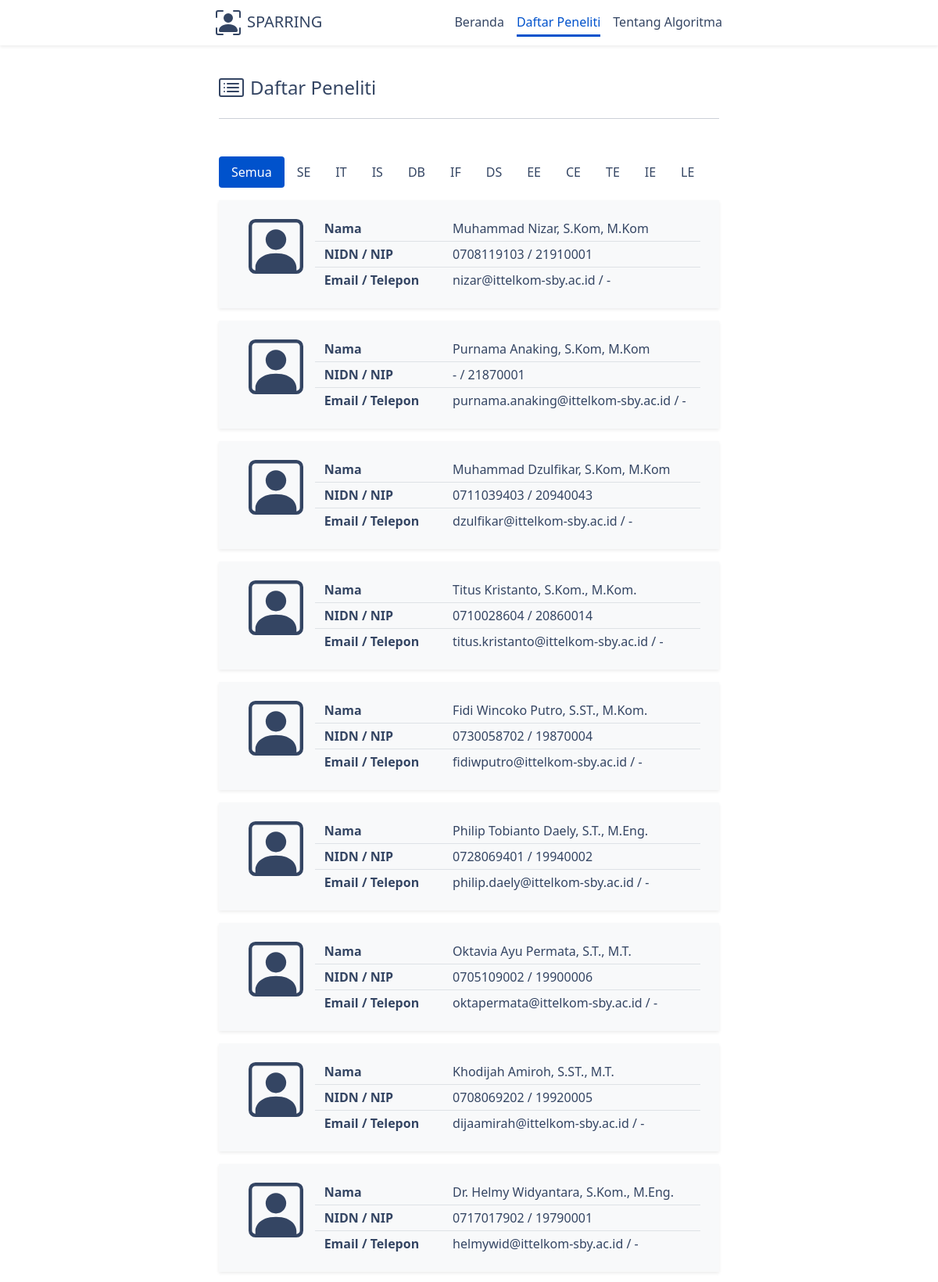
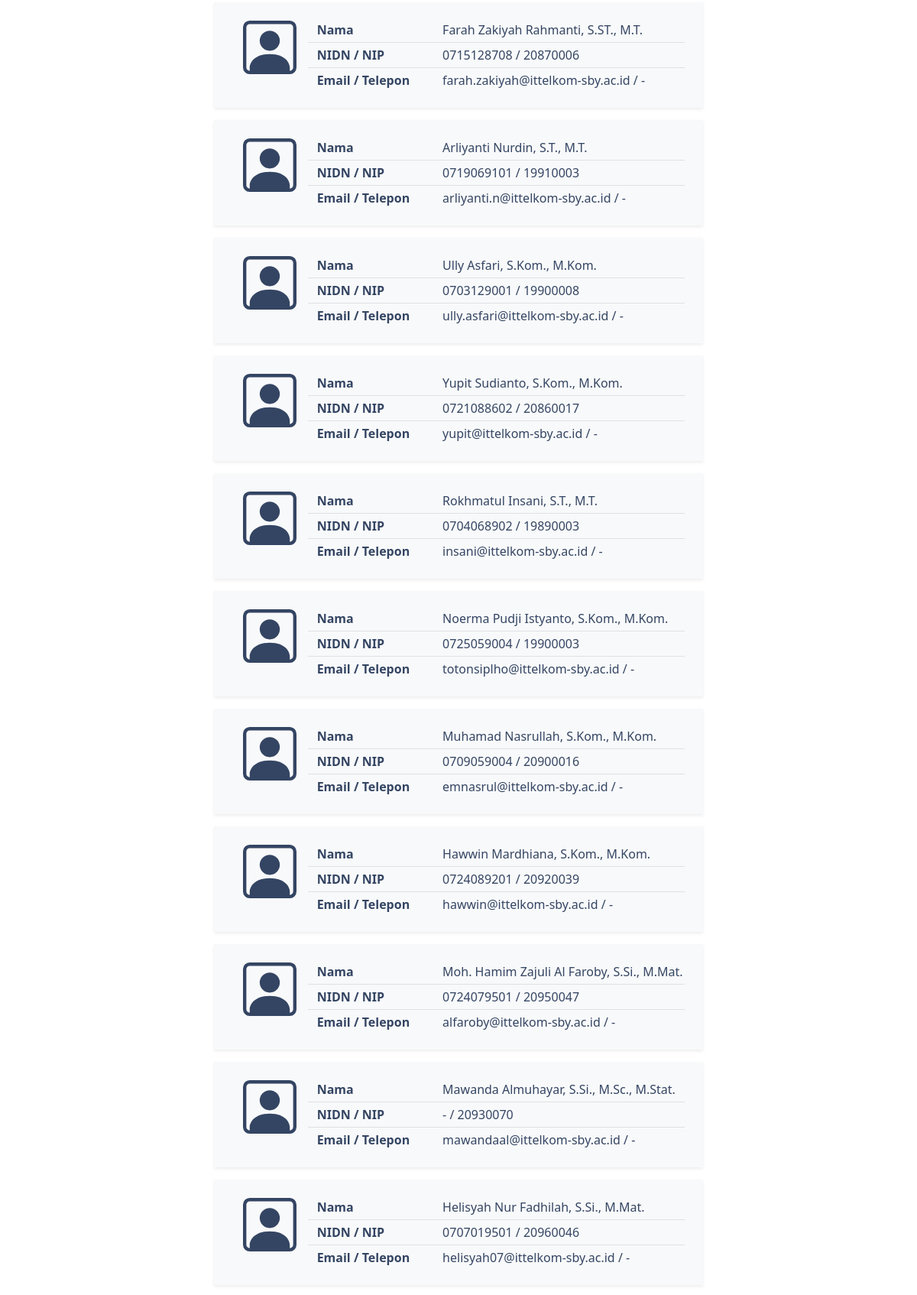
Screenshot of /app/researcher.php (upper part) with the database file from the repository (2 pictures, top to bottom).
### tables this page shows
CREATE TABLE `departments` (
  `id` int(11) NOT NULL,
  `code` varchar(255) DEFAULT NULL,
  `name` varchar(255) DEFAULT NULL
);

CREATE TABLE `lecturers` (
  `id` int(11) NOT NULL,
  `name` varchar(255) NOT NULL,
  `nidn` varchar(255) DEFAULT NULL,
  `key_col_name` varchar(255) DEFAULT NULL,
  `department_id` int(11) NOT NULL,
  `nip` varchar(255) DEFAULT NULL,
  `email` varchar(255) DEFAULT NULL,
  `phone` varchar(255) DEFAULT NULL
);

### app/researcher.php (called while the page is built, shortened)
<?php
	include('class/db/config.php');
	include('class/text_mining.php');
	$departments_query = mysql_query("SELECT * FROM departments");
	$departments = array();
	while ($row = mysql_fetch_array($departments_query)) {
		$departments[] = $row;
	}
	$text_mining = new Text_mining();
	$all_data_result = $text_mining->get_result('sparring');
	include('views/researcher_list_view.php');
?>

### app/class/db/config.php (called while the page is built, shortened)
<?php
	$dbname = 'sparring';
?>

### app/class/text_mining.php (called while the page is built)
<?php
	class Text_mining{
		function __construct() {
			require_once('text_model.php');
			$this->model = new Text_model();
		}
		private $model;
		function get_result($search_keywords, $department_code = null) {
			$all_keywords = $this->model->get_all_keywords();
			$result = array();
			$lecturers = null;
			if ($department_code == null) {
				$lecturers = mysql_query("SELECT *, lecturers.name as lecturer_name FROM lecturers");
			} else {
				$lecturers = mysql_query("SELECT *, lecturers.name as lecturer_name FROM lecturers left join departments on lecturers.department_id = departments.id where code = '".$department_code."'");
			}
			$rows = array();
			while ($row = mysql_fetch_array($lecturers)) {
				$rows[] = $row;
			}
			foreach($rows as $index => $row){
				$lec_val = 0;
				$result[$index]['id'] = $row['id'];
				$result[$index]['name'] = $row['lecturer_name'] ? $row['lecturer_name'] : '-';
				$result[$index]['nidn'] = $row['nidn'] ? $row['nidn'] : '-';
				$result[$index]['nip'] = $row['nip'] ? $row['nip'] : '-';
				$result[$index]['email'] = $row['email'] ? $row['email'] : '-';
				$result[$index]['phone'] = $row['phone'] ? $row['phone'] : '-';
				$result[$index]['key_col_name'] = $row['key_col_name'];
				$sum_keywords = $this->model->get_total_sum($row['key_col_name']);
				foreach ($all_keywords as $keyword) {
					if (stripos($search_keywords, $keyword['text']) !== false && $sum_keywords != 0){
						$lec_val += $keyword[$row['key_col_name']] / $sum_keywords;
					}
				}
				if ($lec_val != 0) {
					$p_val = $lec_val + 1;
					$new_score = 1 / (1 + exp(-$p_val)) * 100;
					$result[$index]['value'] = round($new_score, 2);
				} else {
					$result[$index]['value'] = 0;
				}
			}
			return $result;
		}
	}
?>

### app/class/text_model.php (called while the page is built)
<?php
	class Text_model{
		function __construct(){
			include('db/config.php');
		}
		function get_all_keywords() {
			$query = "SELECT * FROM keywords";
			$result = mysql_query($query);
			$arr = array();
			while ($row = mysql_fetch_array($result)) {
				$arr[] = $row;
			}
			return $arr;
		}
		function get_total_sum($key_column_name) {
			$total = 0;
			$query = "SELECT SUM(".$key_column_name.") as total FROM keywords";
			$result = mysql_query($query);
			$sum = 0;
			while ($item = mysql_fetch_array($result)) {
				$sum = $item['total'];
			}
			$total += $sum;
			return $total;
		}
	}
?>

### app/views/researcher_list_view.php (the view, shortened to what this page needs)
<!DOCTYPE html>
<html lang="en" class="h-100">
<head>
    <?php include('head_view.php') ?>
</head>
<body class="d-flex h-100 text-center">
    <div class="d-flex w-100 h-100 mx-auto flex-column">
        <header class="shadow-sm">
			<div class="cover-container m-auto">
				<nav class="navbar">
					<div class="container-fluid navbar-layout">
						<a href="../" class="navbar-brand d-flex">
							<div class="ms-2 navbar-title">SPARRING</div>
						</a>
						<div class="nav nav-masthead justify-content-center float-md-end align-items-center">
							<a class="nav-link" href="../">Beranda</a>
							<a class="nav-link active" href="../app/researcher.php">Daftar Peneliti</a>
							<a class="nav-link" href="../app/about.php">Tentang Algoritma</a>
						</div>
					</div>
				</nav>
			</div>
		</header>
		<main class="px-3">
            <div class="cover-container m-auto p-3 mt-3">
                <div class="row">
                    <div class="col-12">
                        <div class="d-flex align-items-center">
                            <h4 class="ms-2 mt-2">Daftar Peneliti</h4>
                        </div>
                    </div>
                </div>
                <hr>
            </div>
            <div class="cover-container m-auto p-3">
                <div class="p-0">
                    <ul class="nav nav-pills mb-3" id="pills-tab" role="tablist">
                        <li class="nav-item" role="presentation">
                            <button class="nav-link active" data-bs-toggle="pill" data-bs-target="#all-data" type="button" role="tab">Semua</button>
                        </li>
                        <?php foreach($departments as $department) { ?>
                            <li class="nav-item" role="presentation">
                                <button class="nav-link" data-bs-toggle="pill" data-bs-target="<?php echo '#'.$department['code'] ?>" type="button" role="tab"><?php echo $department['code'] ?></button>
                            </li>
                        <?php } ?>
                    </ul>
                    <div class="tab-content" id="pills-tabContent">
                        <div class="tab-pane fade show active" id="all-data" role="tabpanel">
                            <?php if(count($all_data_result) != 0) { ?>
                                <?php foreach($all_data_result as $index => $result) { ?>
                                    <div class="row mb-3 shadow-sm p-4 bg-light m-0">
                                        <div class="col-md-2">
                                            <div class="mb-3">
                                            </div>
                                        </div>
                                        <div class="col-md-10 text-start">
                                            <div class="row mb-1 border-bottom pb-1">
                                                <div class="col-md-4"><strong>Nama</strong></div>
                                                <div class="col-md-8 pe-0"><?php echo $result['name'] ?></div>
                                            </div>
                                            <div class="row mb-1 border-bottom pb-1">
                                                <div class="col-md-4"><strong>NIDN / NIP</strong></div>
                                                <div class="col-md-8 pe-0"><?php echo $result['nidn'].' / '.$result['nip'] ?></div>
                                            </div>
                                            <div class="row">
                                                <div class="col-md-4"><strong>Email / Telepon</strong></div>
                                                <div class="col-md-8 pe-0"><?php echo $result['email'].' / '.$result['phone'] ?></div>
                                            </div>
                                        </div>
                                    </div>
                                <?php } ?>
                            <?php } else { ?>
                                <h6>Maaf, belum ada data.</h6>
                            <?php } ?>
                        </div>
                    </div>
                </div>
            </div>
		</main>
	</div>
</body>
</html>

### app/views/head_view.php (shortened to what this page needs)
<link rel="stylesheet" href="assets/css/bootstrap.min.css">
<link rel="stylesheet" href="assets/css/style.css">

### app/assets/css/style.css (style rules this page uses)
body { color: #344563; }
.cover-container { max-width: 42em; }
.nav-masthead .nav-link { padding: .25rem 0; font-weight: 500; color: #344563; background-color: transparent; border-bottom: .20rem solid transparent; }
.nav-masthead .nav-link + .nav-link { margin-left: 1rem; }
.nav-masthead .active { color: rgb(0, 82, 204); border-bottom-color: rgb(0, 82, 204); }
.navbar-brand .navbar-title { font-weight: 500; color: #344563; }
.nav-pills .nav-link.active, .nav-pills .show>.nav-link { background-color: rgb(0, 82, 204) !important; }
.nav-link { color: #344563; }

### rows the page displays
departments: code "SE"
departments: code "IT"
departments: code "IS"
departments: code "DB"
departments: code "IF"
departments: code "DS"
departments: code "EE"
departments: code "CE"
departments: code "TE"
departments: code "IE"
departments: code "LE"
lecturers: name "Muhammad Nizar, S.Kom, M.Kom", nidn "0708119103", nip "21910001", email "nizar@ittelkom-sby.ac.id", phone "-"
lecturers: name "Purnama Anaking, S.Kom, M.Kom", nidn "-", nip "21870001", email "purnama.anaking@ittelkom-sby.ac.id", phone "-"
lecturers: name "Muhammad Dzulfikar, S.Kom, M.Kom", nidn "0711039403", nip "20940043", email "dzulfikar@ittelkom-sby.ac.id", phone "-"
lecturers: name "Titus Kristanto, S.Kom., M.Kom.", nidn "0710028604", nip "20860014", email "titus.kristanto@ittelkom-sby.ac.id", phone "-"
lecturers: name "Fidi Wincoko Putro, S.ST., M.Kom.", nidn "0730058702", nip "19870004", email "fidiwputro@ittelkom-sby.ac.id", phone "-"
lecturers: name "Philip Tobianto Daely, S.T., M.Eng.", nidn "0728069401", nip "19940002", email "philip.daely@ittelkom-sby.ac.id", phone "-"
lecturers: name "Oktavia Ayu Permata, S.T., M.T.", nidn "0705109002", nip "19900006", email "oktapermata@ittelkom-sby.ac.id", phone "-"
lecturers: name "Khodijah Amiroh, S.ST., M.T.", nidn "0708069202", nip "19920005", email "dijaamirah@ittelkom-sby.ac.id", phone "-"
lecturers: name "Dr. Helmy Widyantara, S.Kom., M.Eng.", nidn "0717017902", nip "19790001", email "helmywid@ittelkom-sby.ac.id", phone "-"
lecturers: name "Farah Zakiyah Rahmanti, S.ST., M.T.", nidn "0715128708", nip "20870006", email "farah.zakiyah@ittelkom-sby.ac.id", phone "-"
lecturers: name "Arliyanti Nurdin, S.T., M.T.", nidn "0719069101", nip "19910003", email "arliyanti.n@ittelkom-sby.ac.id", phone "-"
lecturers: name "Ully Asfari, S.Kom., M.Kom.", nidn "0703129001", nip "19900008", email "ully.asfari@ittelkom-sby.ac.id", phone "-"
lecturers: name "Yupit Sudianto, S.Kom., M.Kom.", nidn "0721088602", nip "20860017", email "yupit@ittelkom-sby.ac.id", phone "-"
lecturers: name "Rokhmatul Insani, S.T., M.T.", nidn "0704068902", nip "19890003", email "insani@ittelkom-sby.ac.id", phone "-"
lecturers: name "Noerma Pudji Istyanto, S.Kom., M.Kom.", nidn "0725059004", nip "19900003", email "totonsiplho@ittelkom-sby.ac.id", phone "-"
lecturers: name "Muhamad Nasrullah, S.Kom., M.Kom.", nidn "0709059004", nip "20900016", email "emnasrul@ittelkom-sby.ac.id", phone "-"
lecturers: name "Hawwin Mardhiana, S.Kom., M.Kom.", nidn "0724089201", nip "20920039", email "hawwin@ittelkom-sby.ac.id", phone "-"
lecturers: name "Moh. Hamim Zajuli Al Faroby, S.Si., M.Mat.", nidn "0724079501", nip "20950047", email "alfaroby@ittelkom-sby.ac.id", phone "-"
lecturers: name "Mawanda Almuhayar, S.Si., M.Sc., M.Stat.", nidn "-", nip "20930070", email "mawandaal@ittelkom-sby.ac.id", phone "-"
lecturers: name "Helisyah Nur Fadhilah, S.Si., M.Mat.", nidn "0707019501", nip "20960046", email "helisyah07@ittelkom-sby.ac.id", phone "-"
